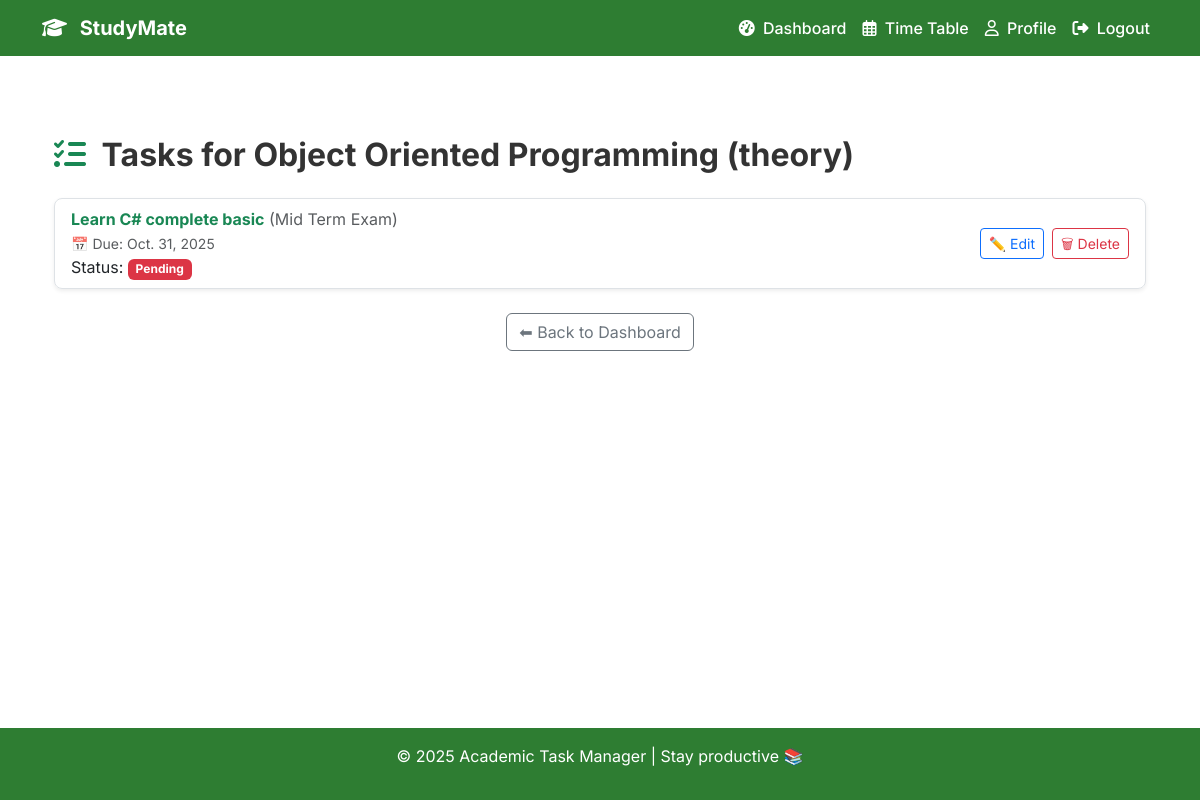
Screenshot of /subjects/5/tasks/ (signed in) with the database file from the repository.
### academy/models.py (models this page shows, shortened)
class Subject(models.Model):
    user = models.ForeignKey(
        settings.AUTH_USER_MODEL,
        on_delete=models.CASCADE,
        null=True,
        blank=True,
        help_text="Assign to a specific user (optional)"
    )
    name = models.CharField(max_length=50)
    course_code = models.CharField(max_length=20, null=True, blank=True)
    std_id = models.CharField(max_length=15, default="BSE-25S-006")
    semester = models.IntegerField(choices=SEMESTER_CHOICES, null=True, blank=True)

class Task(models.Model):
    TASK_TYPES = [
        ('Assignment', "Assignment"),
        ('Quiz', "Quiz"),
        ('Project', "Project"),
        ('Mid_Term', "Mid Term Exam"),
        ('Final_Term', "Final Term Exam")
    ]
    subject = models.ForeignKey(Subject, on_delete=models.CASCADE)
    user = models.ForeignKey(settings.AUTH_USER_MODEL, on_delete=models.CASCADE)
    title = models.CharField(max_length=100)
    task_type = models.CharField(max_length=20, choices=TASK_TYPES, default="Assignment")
    due_date = models.DateField()
    STATUS_CHOICES = [
        ("Pending", "Pending"),
        ("Completed", "Completed"),
        ("On Going", "On Going")
    ]
    status = models.CharField(max_length=20, choices=STATUS_CHOICES, default="Pending")
    created_at = models.DateTimeField(auto_now_add=True)
    updated_at = models.DateTimeField(auto_now=True)

### academy/views.py (the view)
# urls.py: path("tasks/", task_list, name="task_list"),
@login_required
def task_list(request, subject_id):
    subject = get_object_or_404(Subject, id=subject_id, semester=request.user.semester)
    tasks = Task.objects.filter(subject=subject, user=request.user).order_by("due_date")
    return render(request, "tasks.html", {
        "subject": subject,
        "tasks": tasks
    })

### templates/tasks.html (shortened to what this page needs)
{% extends "base.html" %}
{% block content %}
<div class="container py-4">
    <h2 class="fw-bold mb-4"><i class="fa-solid fa-list-check text-success me-2"></i>
 Tasks for {{ subject.name }}</h2>
    {% if tasks %}
        <ul class="list-group shadow-sm rounded-3">
            {% for task in tasks %}
                <li class="list-group-item d-flex justify-content-between align-items-center">
                    <div>
                        <strong class="text-success">{{ task.title }}</strong>
                        <span class="text-muted">({{ task.get_task_type_display }})</span>
                        <br>
                        <small class="text-muted">📅 Due: {{ task.due_date }}</small>
                        <br>
                        Status:
                        {% if task.status == "Completed" %}
                            <span class="badge bg-success">{{ task.status }}</span>
                        {% elif task.status == "On Going" %}
                            <span class="badge bg-warning text-dark">{{ task.status }}</span>
                        {% else %}
                            <span class="badge bg-danger">{{ task.status }}</span>
                        {% endif %}
                    </div>
                    <div class="d-flex">
                        <a href="{% url 'update_task' task.id %}" class="btn btn-sm btn-outline-primary me-2">
                            ✏️ Edit
                        </a>
                        <form method="post" action="{% url 'delete_task' task.id %}" class="d-inline">
                            <button type="submit" class="btn btn-sm btn-outline-danger">
                                🗑 Delete
                            </button>
                        </form>
                    </div>
                </li>
            {% endfor %}
        </ul>
    {% endif %}
<div class="d-flex justify-content-center mt-4">
    <a href="{% url 'student_dashboard' %}" class="btn btn-outline-secondary">
        ⬅ Back to Dashboard
    </a>
</div>
</div>
{% endblock %}

### templates/base.html (style rules this page uses)
body { font-family: 'Inter', sans-serif; background-color: #FFFFFF; color: #333; margin: 0; padding: 0; display: flex; flex-direction: column; min-height: 100vh; }

### rows the page displays
Subject: name "Object Oriented Programming (theory)"
Task: title "Learn C# complete basic", task_type "Mid Term Exam", due_date "Oct. 31, 2025", status "Pending"

### other values shown
{{ year|default:"2025" }} "2025"
